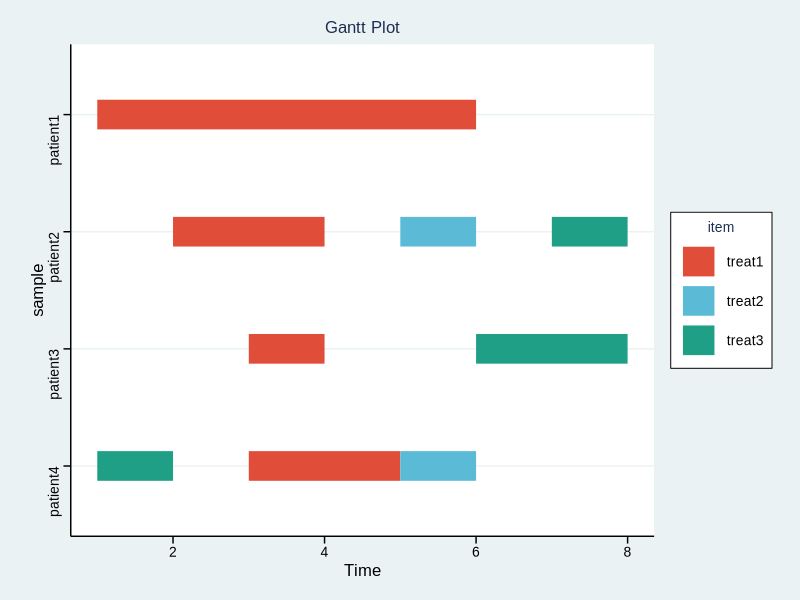

The R source for this figure:
## ---- chunk 1
# Install packages
if (!requireNamespace("tidyverse", quietly = TRUE)) {
  install.packages("tidyverse")
}
if (!requireNamespace("ggthemes", quietly = TRUE)) {
  install.packages("ggthemes")
}

# Load packages
library(tidyverse)
library(ggthemes)
## ---- chunk 2
# Load data
data <- read.delim("files/Hiplot/059-gantt-data.txt", header = T)

# Convert data structure
usr_ylab <- colnames(data)[1]
if (!is.numeric(data[, 2])) {
  data[, 2] <- factor(data[, 2], levels = unique(data[, 2]))
}
data_gather <- gather(data, "state", "date", 3:4)
sample <- levels(data_gather$sample)
data_gather$sample <- factor(data_gather$sample,
  levels = rev(unique(data_gather$sample))
)

# View data
head(data_gather)
## ---- chunk 3
#| label: fig-1Gantt
#| fig-cap: "Gantt"
#| out.width: "95%"
#| fig-height: 6
#| fig-width: 10
#| warning: false
#| message: false

# Gantt
p <- ggplot(data_gather, aes(date, sample, color = item)) +
  geom_line(size = 10, alpha = 1) +
  labs(x = "Time", y = "sample", title = "Gantt Plot") +
  theme(axis.ticks = element_blank()) +
  scale_color_manual(values = c("#e04d39","#5bbad6","#1e9f86")) +
  theme_stata() +
  theme(text = element_text(family = "Arial"),
        plot.title = element_text(size = 12,hjust = 0.5),
        axis.title = element_text(size = 12),
        axis.text = element_text(size = 10),
        axis.text.x = element_text(angle = 0, hjust = 0.5, vjust = 1),
        legend.position = "right",
        legend.direction = "vertical",
        legend.title = element_text(size = 10),
        legend.text = element_text(size = 10))

p
